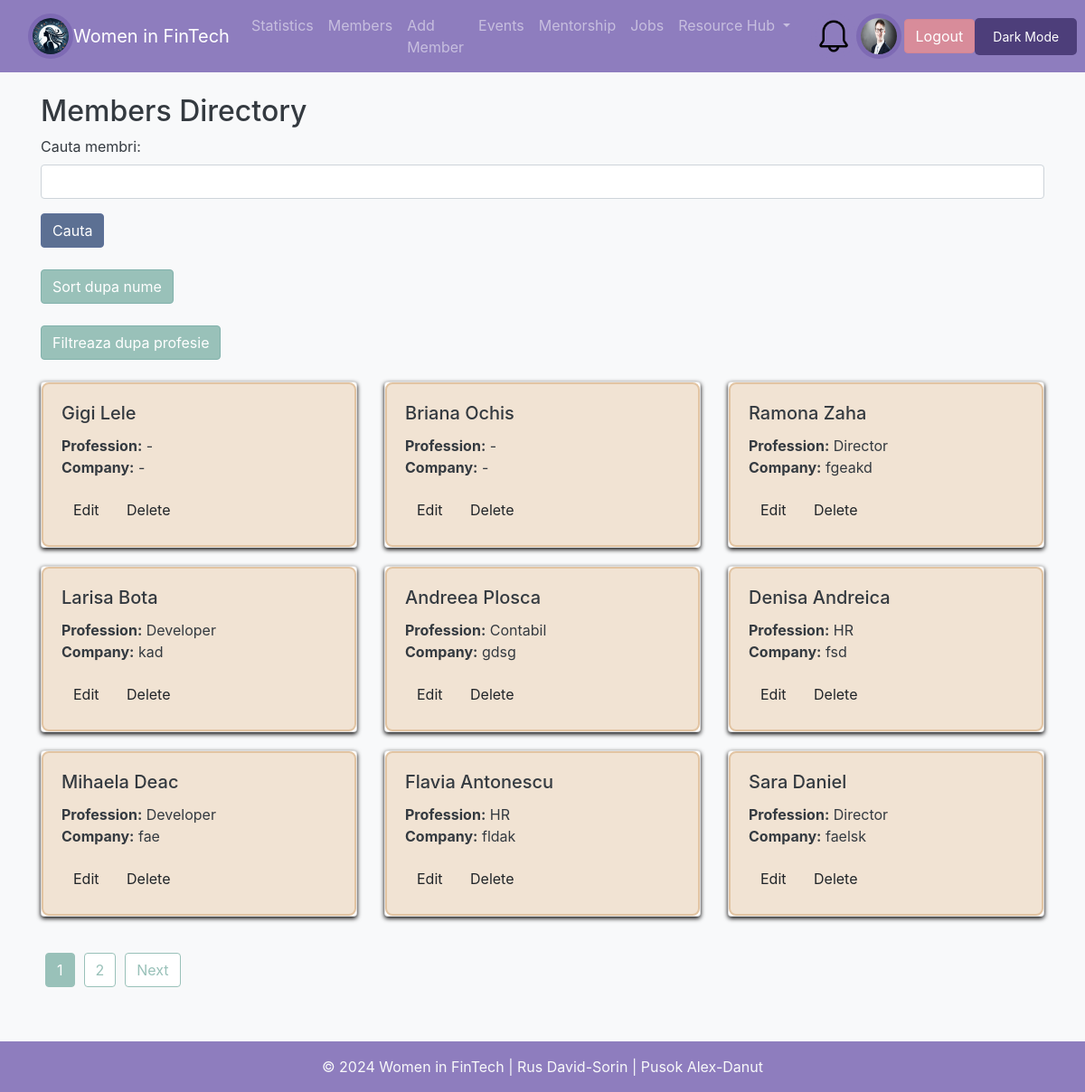
Screenshot of /members.php (signed in) with the database file from the repository.
### tables this page shows
CREATE TABLE `members` (
  `id` int(11) NOT NULL,
  `first_name` varchar(50) NOT NULL,
  `last_name` varchar(50) NOT NULL,
  `email` varchar(100) NOT NULL,
  `profession` varchar(100) DEFAULT '-',
  `company` varchar(100) DEFAULT '-',
  `expertise` text DEFAULT NULL,
  `linkedin_profile` varchar(255) DEFAULT NULL,
  `pfp` varchar(500) NOT NULL DEFAULT 'resources/default_profile_pic.jpg',
  `status` enum('admin','member','mentor') DEFAULT 'member',
  `created_at` timestamp NOT NULL DEFAULT current_timestamp(),
  `password` varchar(200) NOT NULL DEFAULT 'parola'
);

### members.php (the view, shortened to what this page needs)
<?php
include_once "includes/header.php";
$database = new Database();
$db = $database->getConnection();
$page = isset($_GET['page']) ? (int)$_GET['page'] : 1;
$page = max($page, 1);
$members_per_page = 9;
$offset = ($page - 1) * $members_per_page;
$searchQuery = isset($_POST['searchQuery']) ? $_POST['searchQuery'] : '';
?>
    <h2>Members Directory</h2>
    <form method="post" action="">
        <div class="form-group">
            <label for="searchQuery">Cauta membri:</label>
            <input type="text" name="searchQuery" id="searchQuery" class="form-control" value="<?php echo htmlspecialchars($searchQuery); ?>">
        </div>
        <button type="submit" class="btn btn-success">Cauta</button>
    </form>
    <br/>
    <form id="sortForm" method="post">
        <button type="submit" id="sortbutton" class="btn btn-primary" onclick="schimbaModSortare()"><?php echo isset($_POST['sortMode']) && $_POST['sortMode'] === 'sortcreare' ? 'Sort dupa creare' : 'Sort dupa nume'; ?></button>
    </form>
    <br/>
    <button class="btn btn-primary" onclick="toggleFilterSection()">Filtreaza dupa profesie</button>
    <br/>
    <br/>
<?php
$query = "SELECT * FROM members WHERE NOT (first_name = 'admin' AND last_name = 'admin')";
if (isset($_POST['sortMode']) && $_POST['sortMode'] === 'sortcreare') {
    $query .= " ORDER BY last_name, first_name";
}else if(isset($_POST['sortMode']) && $_POST['sortMode'] === 'sortnume') {
    $query .= " ORDER BY created_at";
} else {
    $query .= " ORDER BY created_at DESC";
}
$query .= " LIMIT :limit OFFSET :offset";
$stmt = $db->prepare($query);
$stmt->bindValue(':limit', $members_per_page, PDO::PARAM_INT);
$stmt->bindValue(':offset', $offset, PDO::PARAM_INT);
$stmt->execute();
$total_querry = 'SELECT COUNT(*) as total FROM members';
$total_stmt = $db->prepare($total_querry);
$total_stmt->execute();
$total_rows = $total_stmt->fetch(PDO::FETCH_ASSOC);
$total_members = $total_rows['total'];
$total_pages = ceil($total_members / $members_per_page);
?>
    <div class="row">
        <?php if ($stmt->rowCount() > 0): ?>
            <?php while ($row = $stmt->fetch(PDO::FETCH_ASSOC)): ?>
                <div class="col-md-4">
                    <div class="card member-card">
                        <div class="card-body">
                            <h5 class="card-title"><?php echo htmlspecialchars($row['first_name'] . ' ' . $row['last_name']); ?></h5>
                            <p class="card-text">
                                <strong>Profession:</strong> <?php echo htmlspecialchars($row['profession']); ?><br>
                                <strong>Company:</strong> <?php echo htmlspecialchars($row['company']); ?>
                            </p>
                            <a href="edit_member.php?id=<?php echo $row['id']; ?>" class="btn btnprimary">Edit</a>
                            <a href="delete_member.php?id=<?php echo $row['id']; ?>" class="btn btndanger" onclick="return confirm('Are you sure?')">Delete</a>
                        </div>
                    </div>
                </div>
            <?php endwhile; ?>
        <?php else: ?>
            <div class="col-12">
                <p class="text-center">No data found matching your criteria.</p>
            </div>
        <?php endif; ?>
    </div>
    <nav aria-label="Page navigation" class="pagination-container">
        <ul class="pagination">
            <?php for ($i = 1; $i <= $total_pages; $i++): ?>
                <li class="page-item <?php echo $i == $page ? 'active' : ''; ?>">
                    <a class="page-link" href="?page=<?php echo $i; ?>"><?php echo $i; ?></a>
                </li>
            <?php endfor; ?>
            <?php if ($page < $total_pages): ?>
                <li class="page-item">
                    <a class="page-link" href="?page=<?php echo $page + 1; ?>">Next</a>
                </li>
            <?php endif; ?>
        </ul>
    </nav>
<?php
include_once "includes/footer.php";
?>

### includes/header.php (shortened to what this page needs)
<?php
$database = new Database();
$db = $database->getConnection();
if(isset($_SESSION['user'])){
    $userId = $_SESSION['user']['id'];
    $query = "SELECT pfp FROM members WHERE id = :id";
    $stmt = $db->prepare($query);
    $stmt->bindParam(':id', $userId, PDO::PARAM_INT);
    $stmt->execute();
    $user = $stmt->fetch(PDO::FETCH_ASSOC);
$profilePic = $user['pfp'] ?? 'resources/default_profile_pic.jpg';
} else {
    $profilePic = 'resources/default_profile_pic.jpg';
}
?>
<!DOCTYPE html>
<html lang="ro">
<head>
    <link rel="stylesheet"
          href="https://stackpath.bootstrapcdn.com/bootstrap/4.5.2/css/bootstrap.min.css">
    <link rel="stylesheet" href="css/custom.css">
</head>
<body class="bg-light">
<nav class="navbar navbar-expand-lg navbar-dark bg-primary">
    <div class="container">
        <img class="logo" src="logo.png" style="width: 50px; height: auto; border-radius: 50%; border: 5px solid #7E6AB4;">
        <a class="navbar-brand" href="<?php echo isset($_SESSION['user']) ? 'dashboard.php' : 'index.php'; ?>">Women in FinTech</a>
        <div class="collapse navbar-collapse" id="navbarNav">
            <ul class="navbar-nav">
                <?php if (isset($_SESSION['user'])): ?>
                    <?php if ($_SESSION['user']['status'] === 'admin' || $_SESSION['user']['status'] === 'mentor'): ?>
                        <li class="nav-item">
                            <a class="nav-link" href="statistics.php">Statistics</a>
                        </li>
                    <?php endif; ?>
                    <?php if ($_SESSION['user']['status'] === 'admin'): ?>
                        <li class="nav-item">
                            <a class="nav-link" href="members.php">Members</a>
                        </li>
                        <li class="nav-item">
                            <a class="nav-link" href="add_member.php">Add Member</a>
                        </li>
                    <?php endif; ?>
                    <li class="nav-item">
                        <a class="nav-link" href="events.php">Events</a>
                    </li>
                    <li class="nav-item">
                        <a class="nav-link" href="mentorship.php">Mentorship</a>
                    </li>
                    <li class="nav-item">
                        <a class="nav-link" href="jobs.php">Jobs</a>
                    </li>
                    <li class="nav-item dropdown">
                        <a class="nav-link dropdown-toggle" href="#" id="resourceHubDropdown" role="button" data-toggle="dropdown" aria-haspopup="true" aria-expanded="false">
                            Resource Hub
                        </a>
                    </li>
                <?php endif; ?>
            </ul>
        </div>
    </div>
        <?php if (isset($_SESSION['user'])): ?>
        <div class="dropdown">
            <img class="pfp dropdown-toggle" id="notificationBell" data-toggle="dropdown" aria-haspopup="true" aria-expanded="false"
                 src="resources/bell.png" style="width: 50px; height: 50px; border-radius: 50%; border: 5px solid #8E7DBE; cursor: pointer;">
        </div>
        <?php endif; ?>
        <?php if (isset($_SESSION['user'])): ?>
        <a href="edit_profile.php" style="padding-right: 3px">
            <img class="pfp" src="<?php echo htmlspecialchars($profilePic); ?>" style="width: 50px; height: 50px; border-radius: 50%; border: 5px solid #7E6AB4;">
        </a>
        <?php endif; ?>
        <div class="ml-auto">
            <?php if (isset($_SESSION['user'])): ?>
                <a href="logout.php" class="btn btn-danger">Logout</a>
            <?php else: ?>
                <a href="login.php" class="btn btn-success">Login</a>
            <?php endif; ?>
    </div>
    <div class="ml-auto">
        <input onclick="darkMode()" id="darkButton" class="btn btn-primary" type="button" value="Dark Mode">
    </div>
</nav>
<div class="container mt-4">

### css/custom.css (style rules this page uses)
body { min-height: 100vh; display: flex; flex-direction: column; }
.member-card { margin-bottom: 20px; box-shadow: 0 2px 5px black; }
.card-body { background-color: #e9ecef; }
.logo { border-radius: 50%; }
#darkButton { float: right; background-color: #4d3e7a; color: white; border: none; padding: 10px 20px; border-radius: 5px; cursor: pointer; font-size: 14px; }
.member-card { transition: transform 0.2s, box-shadow 0.2s; }
.pagination-container { position: relative; margin-top: 20px; margin-bottom: 60px; text-align: justify; }
.pagination { display: inline-flex; justify-content: center; margin: 0; padding: 0; list-style: none; }
.pagination .page-item .page-link { margin: 0 5px; padding: 8px 12px; border-radius: 4px; color: #99c1b9; border: 1px solid #99c1b9; text-decoration: none; }
.pagination .page-item.active .page-link { background-color: #99c1b9; color: white; border-color: #99c1b9; }
.bg-primary { background-color: #8E7DBE !important; }
.btn-primary { background-color: #99c1b9; border-color : #81B1AB; }
.btn-danger { background-color: #d88c9a; border-color: #d58594; }
.card-body { background-color: #f1e3d3; border: 2px solid #e2c4a2 !important; border-radius: 8px; }
.btn-success { background-color: #5c7093; border-color: #5c7099; }

### rows the page displays
members: pfp (picture)
members: first_name+last_name "Gigi Lele", profession "-", company "-"
members: first_name+last_name "Briana Ochis", profession "-", company "-"
members: first_name+last_name "Ramona Zaha", profession "Director", company "fgeakd"
members: first_name+last_name "Larisa Bota", profession "Developer", company "kad"
members: first_name+last_name "Andreea Plosca", profession "Contabil", company "gdsg"
members: first_name+last_name "Denisa Andreica", profession "HR", company "fsd"
members: first_name+last_name "Mihaela Deac", profession "Developer", company "fae"
members: first_name+last_name "Flavia Antonescu", profession "HR", company "fldak"
members: first_name+last_name "Sara Daniel", profession "Director", company "faelsk"
